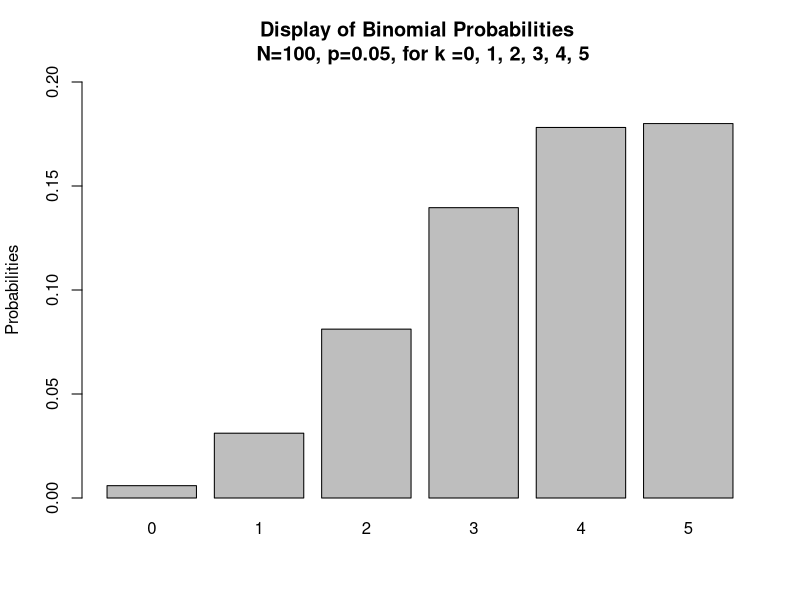

R code for this plot:

# This computes Pr(X <= 4)
pbinom(4, 100, 0.009)

#This computes Pr(X > 5)
1 - pbinom(4, 100, 0.009)

# Table 4.8 Table of binomial probabilities for n = 100, p =0.05, k = 0,1,...,5
k <- 0:5
prob <- dbinom(k, 100, 0.05)
results <- rbind(round(k,0), prob)
rownames(results) <- c("k", "Pr(X=k)")
results

barplot(prob, main="Display of Binomial Probabilities \n N=100, p=0.05, for k =0, 1, 2, 3, 4, 5", ylab = "Probabilities", ylim = c(0,0.2), names.arg = c("0", "1", "2", "3", "4", "5"))
